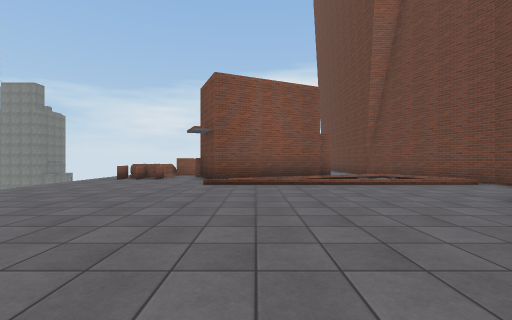
View 1 (above)

19 first-person views from a walk through a Unity game level. The camera is 1.3 m above the floor, looks level and sees 90° across. The floor is counted in squares, 2 m on a side. Each view is taken from the middle of a square. On the plan, view 1 faces up. The plan holds only what a view shows up to about 9 squares ahead; the rest is blank. The place goes on beyond the plan. Surface patterns are stand-ins for the level's own textures.

View 2
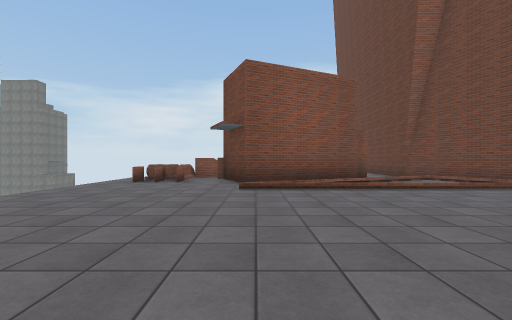

View 3
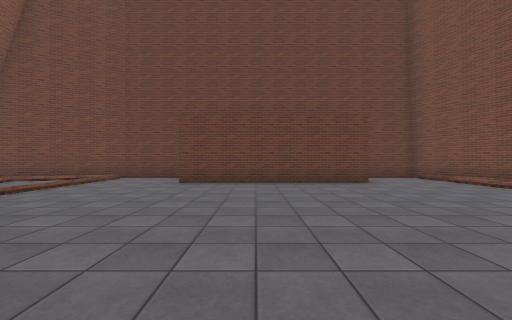

View 4
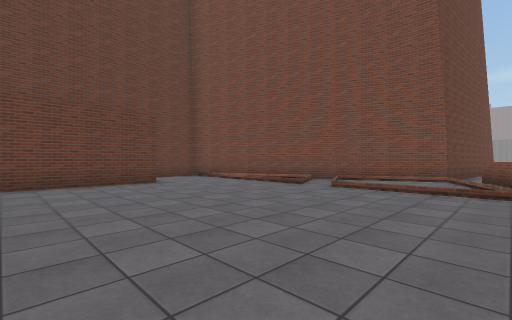

View 5
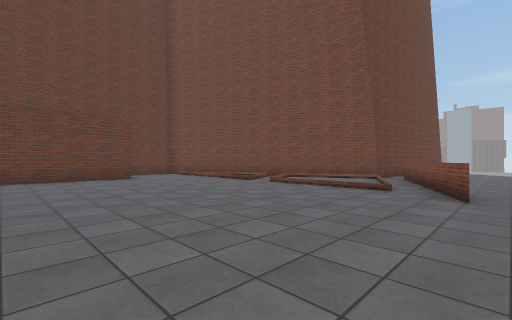

View 6
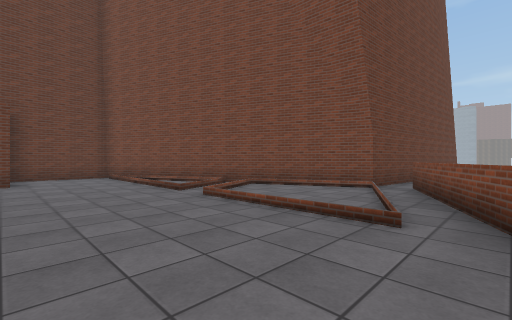

View 7
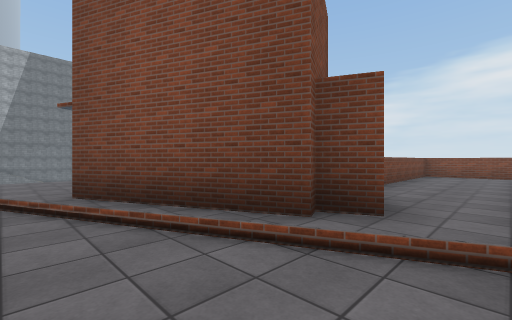

View 8
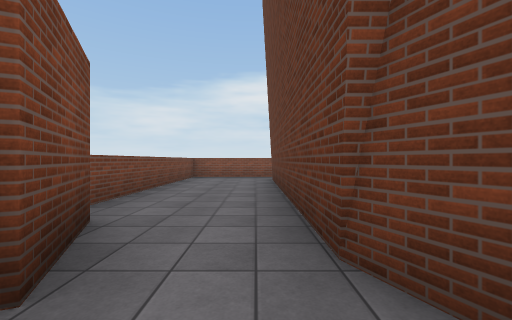

View 9
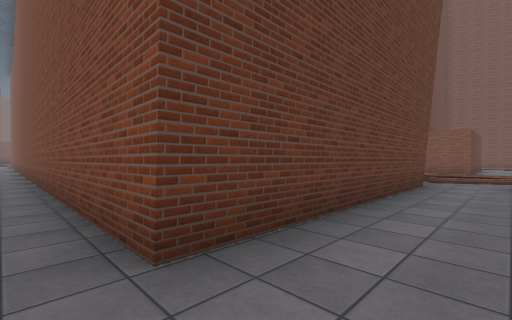

View 10
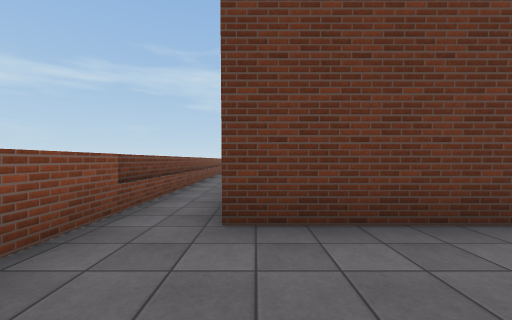

View 11
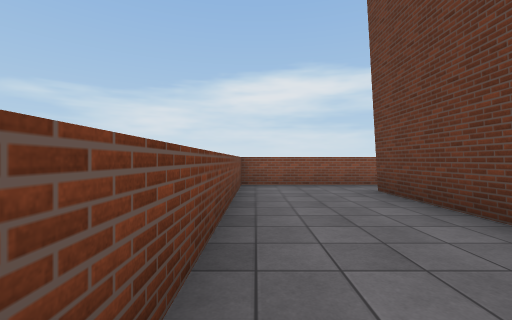

View 12
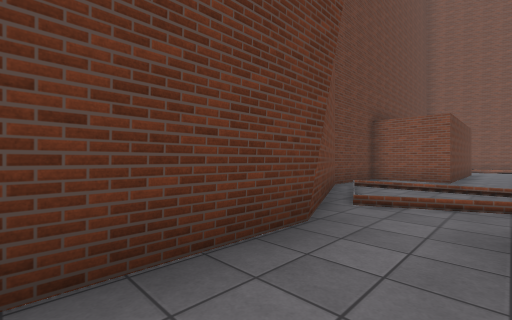

View 13
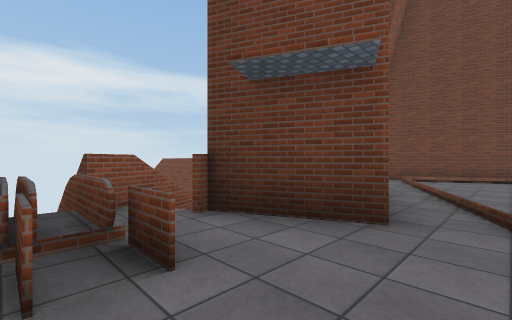

View 14
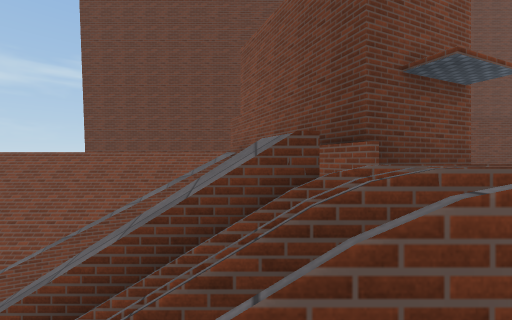

View 15
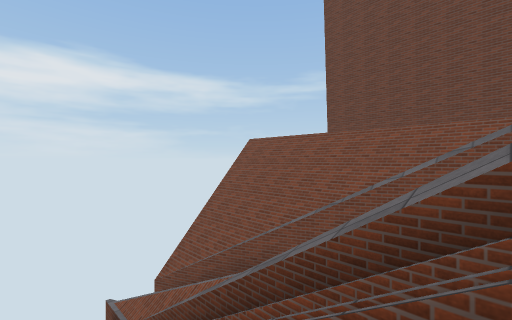

View 16
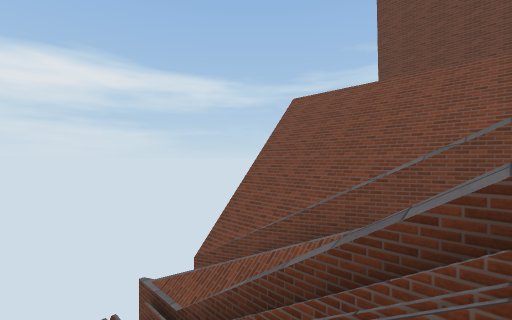

View 17
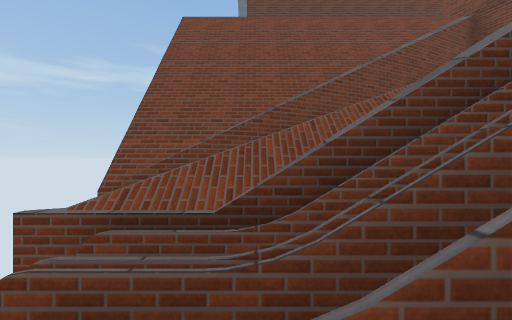

View 18
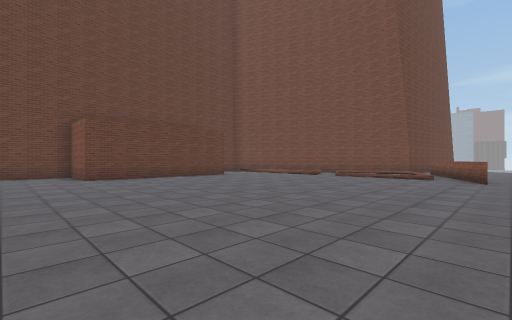

View 19
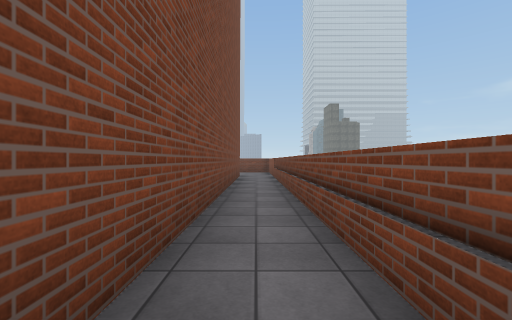

### Floor plan
Key: @ floor where view 1 was taken; # wall or solid block; x gap in a wall; . floor; / step, stairs or slope; = window, fence, low wall or low ledge; ^ raised ledge.
Columns run from 5 left of view 1 to 15 right of it. Each row starts with its distance up from view 1.
 19   ##  ##############
 18  =^## #..............
 17 /x^## #...###########
 16  x^^###...#
 15  =^^ ##...#
 14 /=^  ##...#
 13  =^   #...#
 12 /^^ ^ #...#
 11 /^^^# ##..#
 10 .^.## ##..##
  9 .=.####....#
  8 ....#......#
  7 ...........##
  6 ............#
  5 ............#
  4 .........####
  3 .........#
  2 .........#
  1 .........#
  0 .....@...#
 -1 .........####
 -2 ............#
 -3 .#..........#
 -4 .=.........##
 -5 .=#.....####
 -6 ..=...###
 -7 ..=.###
 -8 .. .#
 -9 .. ##
-10    #
-11    #
-12    #

Where each view was taken, in squares from view 1:
view 1: 0 up, 0 right, facing up
view 2: 1 up, 1 left, facing up
view 3: 2 up, 3 left, facing right
view 4: 2 up, 3 left, facing down-right
view 5: 2 up, 5 left, facing down-right
view 6: 1 down, 4 left, facing down-right
view 7: 7 up, 4 right, facing up-left
view 8: 9 up, 4 right, facing up
view 9: 18 up, 3 right, facing down-right
view 10: 17 up, 2 right, facing right
view 11: 12 up, 2 right, facing up
view 12: 13 up, 3 right, facing down-right
view 13: 7 up, 4 left, facing up-right
view 14: 11 up, 5 left, facing right
view 15: 12 up, 5 left, facing up-right
view 16: 14 up, 5 left, facing up-right
view 17: 17 up, 5 left, facing right
view 18: 6 up, 5 left, facing down-right
view 19: 18 up, 15 right, facing left
